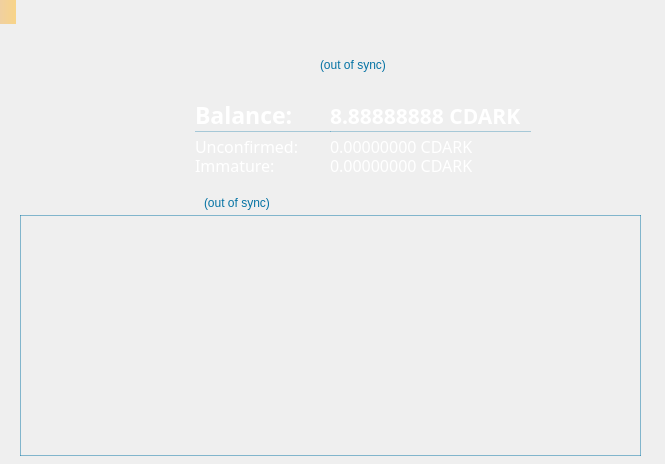
<?xml version="1.0" encoding="UTF-8"?>
<ui version="4.0">
 <class>OverviewPage</class>
 <widget class="QWidget" name="OverviewPage">
  <property name="geometry">
   <rect>
    <x>0</x>
    <y>0</y>
    <width>665</width>
    <height>464</height>
   </rect>
  </property>
  <property name="sizePolicy">
   <sizepolicy hsizetype="Preferred" vsizetype="Preferred">
    <horstretch>0</horstretch>
    <verstretch>0</verstretch>
   </sizepolicy>
  </property>
  <property name="minimumSize">
   <size>
    <width>665</width>
    <height>464</height>
   </size>
  </property>
  <property name="windowTitle">
   <string>Form</string>
  </property>
  <property name="styleSheet">
   <string notr="true"/>
  </property>
  <widget class="QLabel" name="labelAlerts">
   <property name="geometry">
    <rect>
     <x>0</x>
     <y>0</y>
     <width>16</width>
     <height>24</height>
    </rect>
   </property>
   <property name="visible">
    <bool>false</bool>
   </property>
   <property name="styleSheet">
    <string notr="true">background-color: QLinearGradient(x1:0, y1:0, x2:1, y2:0, stop:0 #F0D0A0, stop:1 #F8D488); color:#000000;</string>
   </property>
   <property name="wordWrap">
    <bool>true</bool>
   </property>
   <property name="margin">
    <number>3</number>
   </property>
  </widget>
  <widget class="QLabel" name="labelLogoGraphic">
   <property name="geometry">
    <rect>
     <x>10</x>
     <y>10</y>
     <width>311</width>
     <height>91</height>
    </rect>
   </property>
   <property name="text">
    <string/>
   </property>
   <property name="pixmap">
    <pixmap resource="../coupecoindark.qrc">:/images/logo</pixmap>
   </property>
  </widget>
  <widget class="QLabel" name="labelWalletStatus">
   <property name="geometry">
    <rect>
     <x>320</x>
     <y>51</y>
     <width>101</width>
     <height>21</height>
    </rect>
   </property>
   <property name="toolTip">
    <string>The displayed information may be out of date. Your wallet automatically synchronizes with the Coupecoindark network after a connection is established, but this process has not completed yet.</string>
   </property>
   <property name="styleSheet">
    <string notr="true">QLabel { color: #0573A4; }</string>
   </property>
   <property name="text">
    <string notr="true">(out of sync)</string>
   </property>
   <property name="alignment">
    <set>Qt::AlignBottom|Qt::AlignLeading|Qt::AlignLeft</set>
   </property>
   <property name="indent">
    <number>0</number>
   </property>
  </widget>
  <widget class="QLabel" name="labelBalanceText">
   <property name="geometry">
    <rect>
     <x>195</x>
     <y>96</y>
     <width>136</width>
     <height>36</height>
    </rect>
   </property>
   <property name="font">
    <font>
     <family>Droid Sans</family>
     <pointsize>17</pointsize>
     <weight>75</weight>
     <bold>true</bold>
    </font>
   </property>
   <property name="styleSheet">
    <string notr="true">color: #FFFFFF; border: 1px solid rgba(5, 115, 164, 80); border-top: 0px; border-right: 0px; border-left: 0px; border-radius: 0px;</string>
   </property>
   <property name="text">
    <string>Balance:</string>
   </property>
   <property name="alignment">
    <set>Qt::AlignBottom|Qt::AlignLeading|Qt::AlignLeft</set>
   </property>
   <property name="indent">
    <number>0</number>
   </property>
  </widget>
  <widget class="QLabel" name="labelBalanceValue">
   <property name="geometry">
    <rect>
     <x>330</x>
     <y>96</y>
     <width>201</width>
     <height>36</height>
    </rect>
   </property>
   <property name="sizePolicy">
    <sizepolicy hsizetype="Preferred" vsizetype="Preferred">
     <horstretch>0</horstretch>
     <verstretch>0</verstretch>
    </sizepolicy>
   </property>
   <property name="font">
    <font>
     <family>Droid Sans</family>
     <pointsize>16</pointsize>
     <weight>75</weight>
     <bold>true</bold>
    </font>
   </property>
   <property name="cursor">
    <cursorShape>ArrowCursor</cursorShape>
   </property>
   <property name="mouseTracking">
    <bool>true</bool>
   </property>
   <property name="focusPolicy">
    <enum>Qt::NoFocus</enum>
   </property>
   <property name="toolTip">
    <string>Your current balance</string>
   </property>
   <property name="styleSheet">
    <string notr="true">color: #FFFFFF; border: 1px solid rgba(5, 115, 164, 80); border-top: 0px; border-right: 0px; border-left: 0px; border-radius: 0px;</string>
   </property>
   <property name="text">
    <string notr="true">8.88888888 CDARK</string>
   </property>
   <property name="scaledContents">
    <bool>false</bool>
   </property>
   <property name="alignment">
    <set>Qt::AlignBottom|Qt::AlignLeading|Qt::AlignLeft</set>
   </property>
   <property name="indent">
    <number>0</number>
   </property>
   <property name="textInteractionFlags">
    <set>Qt::NoTextInteraction</set>
   </property>
  </widget>
  <widget class="QLabel" name="labelUnconfirmedText">
   <property name="geometry">
    <rect>
     <x>195</x>
     <y>132</y>
     <width>136</width>
     <height>26</height>
    </rect>
   </property>
   <property name="font">
    <font>
     <family>Droid Sans</family>
     <pointsize>12</pointsize>
     <weight>50</weight>
     <bold>false</bold>
     <kerning>true</kerning>
    </font>
   </property>
   <property name="styleSheet">
    <string notr="true">color: #FFFFFF;</string>
   </property>
   <property name="text">
    <string>Unconfirmed:</string>
   </property>
   <property name="alignment">
    <set>Qt::AlignBottom|Qt::AlignLeading|Qt::AlignLeft</set>
   </property>
   <property name="indent">
    <number>0</number>
   </property>
  </widget>
  <widget class="QLabel" name="labelUnconfirmedValue">
   <property name="geometry">
    <rect>
     <x>330</x>
     <y>132</y>
     <width>196</width>
     <height>26</height>
    </rect>
   </property>
   <property name="font">
    <font>
     <family>Droid Sans</family>
     <pointsize>12</pointsize>
     <weight>50</weight>
     <bold>false</bold>
    </font>
   </property>
   <property name="cursor">
    <cursorShape>ArrowCursor</cursorShape>
   </property>
   <property name="mouseTracking">
    <bool>true</bool>
   </property>
   <property name="focusPolicy">
    <enum>Qt::NoFocus</enum>
   </property>
   <property name="toolTip">
    <string>Total of transactions that have yet to be confirmed, and do not yet count toward the current balance</string>
   </property>
   <property name="styleSheet">
    <string notr="true">color: #FFFFFF; border-top: 0px; border-bottom: 0px; border-right: 0px; border-left: 0px; border-radius: 0px;</string>
   </property>
   <property name="text">
    <string notr="true">0.00000000 CDARK</string>
   </property>
   <property name="alignment">
    <set>Qt::AlignBottom|Qt::AlignLeading|Qt::AlignLeft</set>
   </property>
   <property name="indent">
    <number>0</number>
   </property>
   <property name="textInteractionFlags">
    <set>Qt::NoTextInteraction</set>
   </property>
  </widget>
  <widget class="QLabel" name="labelImmatureText">
   <property name="geometry">
    <rect>
     <x>195</x>
     <y>151</y>
     <width>136</width>
     <height>26</height>
    </rect>
   </property>
   <property name="font">
    <font>
     <family>Droid Sans</family>
     <pointsize>12</pointsize>
     <weight>50</weight>
     <bold>false</bold>
     <kerning>true</kerning>
    </font>
   </property>
   <property name="styleSheet">
    <string notr="true">color: #FFFFFF;</string>
   </property>
   <property name="text">
    <string>Immature:</string>
   </property>
   <property name="alignment">
    <set>Qt::AlignBottom|Qt::AlignLeading|Qt::AlignLeft</set>
   </property>
   <property name="indent">
    <number>0</number>
   </property>
  </widget>
  <widget class="QLabel" name="labelImmatureValue">
   <property name="geometry">
    <rect>
     <x>330</x>
     <y>151</y>
     <width>196</width>
     <height>26</height>
    </rect>
   </property>
   <property name="font">
    <font>
     <family>Droid Sans</family>
     <pointsize>12</pointsize>
     <weight>50</weight>
     <bold>false</bold>
    </font>
   </property>
   <property name="cursor">
    <cursorShape>ArrowCursor</cursorShape>
   </property>
   <property name="mouseTracking">
    <bool>true</bool>
   </property>
   <property name="focusPolicy">
    <enum>Qt::NoFocus</enum>
   </property>
   <property name="toolTip">
    <string>Mined balance that has not yet matured</string>
   </property>
   <property name="styleSheet">
    <string notr="true">color: #FFFFFF; border-top: 0px; border-bottom: 0px; border-right: 0px; border-left: 0px; border-radius: 0px;</string>
   </property>
   <property name="text">
    <string notr="true">0.00000000 CDARK</string>
   </property>
   <property name="alignment">
    <set>Qt::AlignBottom|Qt::AlignLeading|Qt::AlignLeft</set>
   </property>
   <property name="indent">
    <number>0</number>
   </property>
   <property name="textInteractionFlags">
    <set>Qt::NoTextInteraction</set>
   </property>
  </widget>
  <widget class="QLabel" name="labelBackgroundImage">
   <property name="enabled">
    <bool>true</bool>
   </property>
   <property name="geometry">
    <rect>
     <x>0</x>
     <y>0</y>
     <width>1280</width>
     <height>1024</height>
    </rect>
   </property>
   <property name="text">
    <string/>
   </property>
   <property name="pixmap">
    <pixmap resource="../coupecoindark.qrc">:/images/background_img</pixmap>
   </property>
   <property name="alignment">
    <set>Qt::AlignLeading|Qt::AlignLeft|Qt::AlignTop</set>
   </property>
  </widget>
  <widget class="QLabel" name="labelTransactionsTitle">
   <property name="geometry">
    <rect>
     <x>20</x>
     <y>189</y>
     <width>181</width>
     <height>31</height>
    </rect>
   </property>
   <property name="minimumSize">
    <size>
     <width>0</width>
     <height>0</height>
    </size>
   </property>
   <property name="font">
    <font>
     <family>Droid Sans</family>
     <pointsize>18</pointsize>
     <weight>75</weight>
     <bold>true</bold>
    </font>
   </property>
   <property name="mouseTracking">
    <bool>true</bool>
   </property>
   <property name="autoFillBackground">
    <bool>false</bool>
   </property>
   <property name="styleSheet">
    <string notr="true">background-color: transparent; color: rgb(5, 115, 164);</string>
   </property>
   <property name="frameShadow">
    <enum>QFrame::Sunken</enum>
   </property>
   <property name="lineWidth">
    <number>1</number>
   </property>
   <property name="text">
    <string/>
   </property>
   <property name="pixmap">
    <pixmap resource="../coupecoindark.qrc">:/images/recenttx_title</pixmap>
   </property>
   <property name="alignment">
    <set>Qt::AlignLeading|Qt::AlignLeft|Qt::AlignTop</set>
   </property>
   <property name="margin">
    <number>2</number>
   </property>
   <property name="indent">
    <number>0</number>
   </property>
  </widget>
  <widget class="QLabel" name="labelTransactionsStatus">
   <property name="geometry">
    <rect>
     <x>204</x>
     <y>192</y>
     <width>91</width>
     <height>21</height>
    </rect>
   </property>
   <property name="toolTip">
    <string>The displayed information may be out of date. Your wallet automatically synchronizes with the Coupecoindark network after a connection is established, but this process has not completed yet.</string>
   </property>
   <property name="styleSheet">
    <string notr="true">QLabel { color: #0573A4; }</string>
   </property>
   <property name="text">
    <string notr="true">(out of sync)</string>
   </property>
   <property name="alignment">
    <set>Qt::AlignLeading|Qt::AlignLeft|Qt::AlignVCenter</set>
   </property>
  </widget>
  <widget class="QFrame" name="frame_2">
   <property name="geometry">
    <rect>
     <x>20</x>
     <y>215</y>
     <width>621</width>
     <height>241</height>
    </rect>
   </property>
   <property name="styleSheet">
    <string notr="true">background: url(:/images/background_img); border: 1px solid rgba(5, 115, 164, 120); padding-top: 5px; padding-bottom: 5px; padding-left: 10px; padding-right: 10px;</string>
   </property>
   <property name="frameShape">
    <enum>QFrame::StyledPanel</enum>
   </property>
   <property name="frameShadow">
    <enum>QFrame::Raised</enum>
   </property>
   <layout class="QVBoxLayout" name="verticalLayout">
    <item>
     <widget class="QListView" name="listTransactions">
      <property name="sizePolicy">
       <sizepolicy hsizetype="Preferred" vsizetype="Preferred">
        <horstretch>0</horstretch>
        <verstretch>0</verstretch>
       </sizepolicy>
      </property>
      <property name="minimumSize">
       <size>
        <width>0</width>
        <height>0</height>
       </size>
      </property>
      <property name="styleSheet">
       <string notr="true">background: transparent; border: 0px;</string>
      </property>
      <property name="frameShape">
       <enum>QFrame::NoFrame</enum>
      </property>
      <property name="verticalScrollBarPolicy">
       <enum>Qt::ScrollBarAlwaysOff</enum>
      </property>
      <property name="horizontalScrollBarPolicy">
       <enum>Qt::ScrollBarAlwaysOff</enum>
      </property>
      <property name="selectionMode">
       <enum>QAbstractItemView::NoSelection</enum>
      </property>
     </widget>
    </item>
   </layout>
  </widget>
  <widget class="QPushButton" name="btnWebsiteLogo">
   <property name="geometry">
    <rect>
     <x>580</x>
     <y>10</y>
     <width>81</width>
     <height>21</height>
    </rect>
   </property>
   <property name="sizePolicy">
    <sizepolicy hsizetype="Preferred" vsizetype="Preferred">
     <horstretch>0</horstretch>
     <verstretch>0</verstretch>
    </sizepolicy>
   </property>
   <property name="cursor">
    <cursorShape>ArrowCursor</cursorShape>
   </property>
   <property name="mouseTracking">
    <bool>true</bool>
   </property>
   <property name="focusPolicy">
    <enum>Qt::NoFocus</enum>
   </property>
   <property name="toolTip">
    <string>Visit http://coupecoindark.io</string>
   </property>
   <property name="styleSheet">
    <string notr="true">QPushButton
{
  border-width: 0px;
  background-color: transparent;
}

QPushButton:pressed
{
  background-color: QLinearGradient(x1:0, y1:0, x2:0, y2:1, stop:0 #303035, stop:1 #484846);
}

QPushButton:hover
{
  border: 1px solid #78879B;
  border-radius: 3px;
}
</string>
   </property>
   <property name="icon">
    <iconset resource="../coupecoindark.qrc">
     <normaloff>:/images/site_logo</normaloff>:/images/site_logo</iconset>
   </property>
   <property name="iconSize">
    <size>
     <width>135</width>
     <height>28</height>
    </size>
   </property>
   <property name="flat">
    <bool>true</bool>
   </property>
  </widget>
  <zorder>labelBackgroundImage</zorder>
  <zorder>labelAlerts</zorder>
  <zorder>labelLogoGraphic</zorder>
  <zorder>labelWalletStatus</zorder>
  <zorder>labelBalanceText</zorder>
  <zorder>labelBalanceValue</zorder>
  <zorder>labelUnconfirmedText</zorder>
  <zorder>labelUnconfirmedValue</zorder>
  <zorder>labelImmatureText</zorder>
  <zorder>labelImmatureValue</zorder>
  <zorder>labelTransactionsTitle</zorder>
  <zorder>labelTransactionsStatus</zorder>
  <zorder>frame_2</zorder>
  <zorder>btnWebsiteLogo</zorder>
 </widget>
 <resources>
  <include location="../coupecoindark.qrc"/>
 </resources>
 <connections/>
 <designerdata>
  <property name="gridDeltaX">
   <number>5</number>
  </property>
  <property name="gridDeltaY">
   <number>5</number>
  </property>
  <property name="gridSnapX">
   <bool>true</bool>
  </property>
  <property name="gridSnapY">
   <bool>true</bool>
  </property>
  <property name="gridVisible">
   <bool>true</bool>
  </property>
 </designerdata>
</ui>
